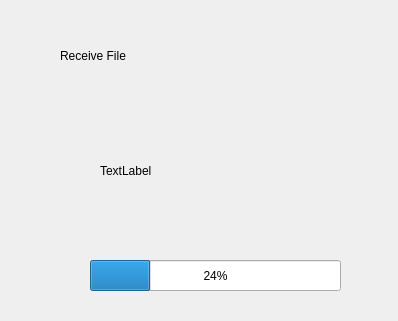
<?xml version="1.0" encoding="UTF-8"?>
<ui version="4.0">
 <class>receiveFile</class>
 <widget class="QWidget" name="receiveFile">
  <property name="geometry">
   <rect>
    <x>0</x>
    <y>0</y>
    <width>398</width>
    <height>321</height>
   </rect>
  </property>
  <property name="windowTitle">
   <string>Form</string>
  </property>
  <widget class="QLabel" name="backgroundLabel">
   <property name="geometry">
    <rect>
     <x>-6</x>
     <y>0</y>
     <width>411</width>
     <height>321</height>
    </rect>
   </property>
   <property name="styleSheet">
    <string notr="true">border-image: url(:/icon/further.jpg);</string>
   </property>
   <property name="text">
    <string/>
   </property>
  </widget>
  <widget class="QProgressBar" name="progressBar">
   <property name="geometry">
    <rect>
     <x>90</x>
     <y>260</y>
     <width>251</width>
     <height>31</height>
    </rect>
   </property>
   <property name="value">
    <number>24</number>
   </property>
  </widget>
  <widget class="QLabel" name="messageLabel">
   <property name="geometry">
    <rect>
     <x>100</x>
     <y>150</y>
     <width>161</width>
     <height>41</height>
    </rect>
   </property>
   <property name="styleSheet">
    <string notr="true">font: 14pt &quot;Eras Bold ITC&quot;;</string>
   </property>
   <property name="text">
    <string>TextLabel</string>
   </property>
  </widget>
  <widget class="QLabel" name="titleLabel">
   <property name="geometry">
    <rect>
     <x>60</x>
     <y>20</y>
     <width>301</width>
     <height>71</height>
    </rect>
   </property>
   <property name="styleSheet">
    <string notr="true">font: 28pt &quot;Eras Bold ITC&quot;;</string>
   </property>
   <property name="text">
    <string>Receive File</string>
   </property>
  </widget>
 </widget>
 <resources/>
 <connections/>
</ui>
